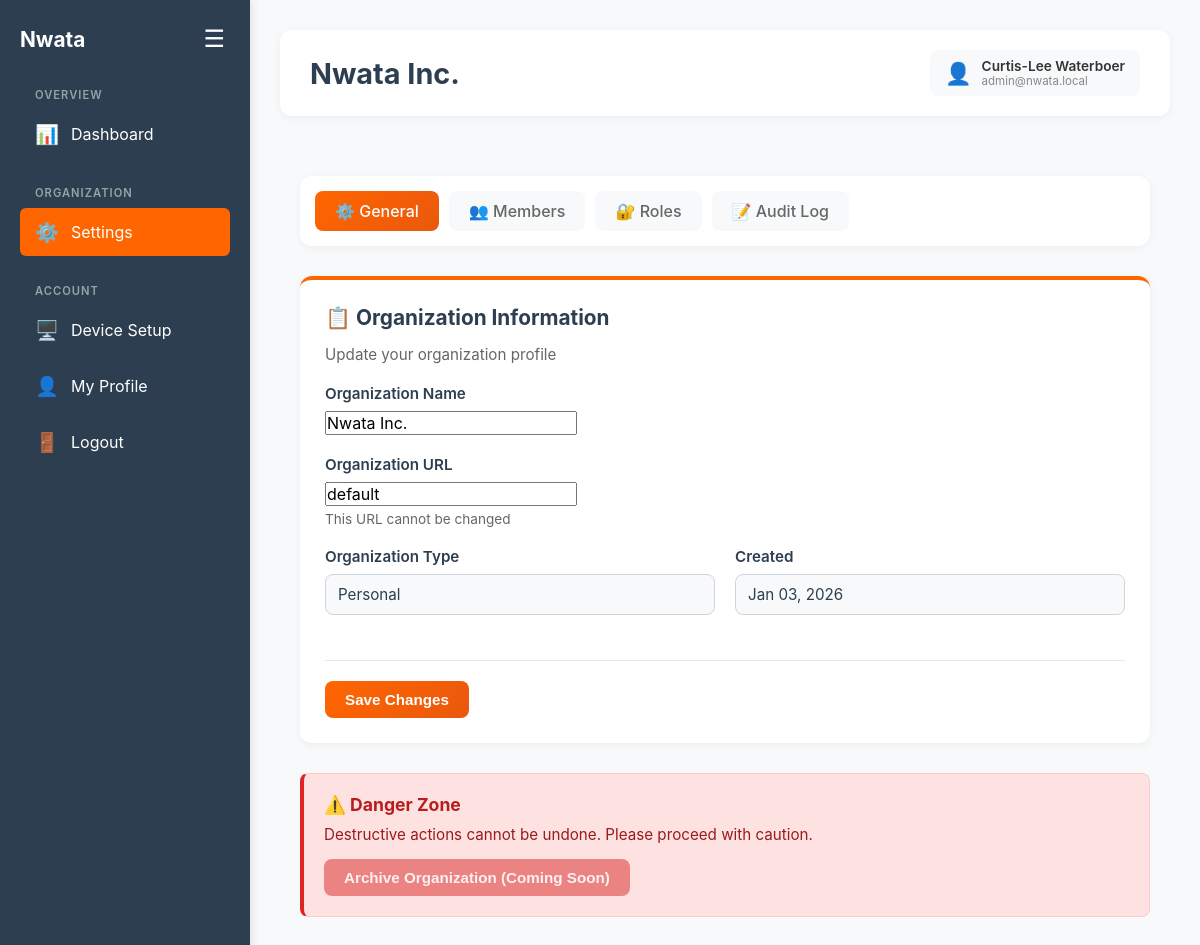
The page /dashboard/org/settings/ (signed in) on the database its author committed.
### api/models.py (models this page shows, shortened)
class Organization(models.Model):
    ORG_TYPE_CHOICES = [
        ('personal', 'Personal'),
        ('team', 'Team'),
    ]
    name = models.CharField(max_length=255)
    subdomain = models.CharField(max_length=100, unique=True)
    organization_type = models.CharField(max_length=20, choices=ORG_TYPE_CHOICES, default='personal')
    created_at = models.DateTimeField(auto_now_add=True)
    class Meta:
        indexes = [
            models.Index(fields=['subdomain']),
            models.Index(fields=['organization_type']),
        ]
    def is_team(self):
        return self.organization_type == 'team'

### dashboard/org_admin_views.py (the view, shortened to what this page needs)
# urls.py: path('org/settings/', org_settings, name='org_settings'),
@login_required
@require_org_admin
@require_http_methods(["GET", "POST"])
def org_settings(request):
    org = request.organization
    if not org:
        messages.error(request, "You are not part of any organization.")
        return redirect('dashboard')
    try:
        nwata_user = NwataUser.objects.get(email=request.user.email)
    except NwataUser.DoesNotExist:
        messages.error(request, "User profile not found.")
        return redirect('dashboard')
    active_tab = request.GET.get('tab', 'general')
    valid_tabs = ['general', 'members', 'departments', 'roles', 'audit']
    if active_tab not in valid_tabs:
        active_tab = 'general'
    context = {
        'org': org,
        'active_tab': active_tab,
        'is_team': org.is_team(),
    }
    if active_tab == 'general' or request.method == 'POST':
        if request.method == 'POST' and 'general-settings' in request.POST:
            form = OrganizationSettingsForm(request.POST, instance=org)
            if form.is_valid():
                form.save()
                AuditLog.objects.create(
                    actor=nwata_user,
                    actor_email=request.user.email,
                    action='org.settings_changed',
                    resource_type='organization',
                    resource_id=org.id,
                    organization=org,
                    changes_before={'name': org.name},
                    changes_after={'name': form.cleaned_data['name']},
                    ip_address=_get_client_ip(request)
                )
                messages.success(request, "Organization settings updated.")
                return redirect(reverse('org_settings') + '?tab=general')
        else:
            form = OrganizationSettingsForm(instance=org)
        context['form'] = form
    if active_tab == 'audit':
        audit_logs = AuditLog.objects.filter(
            organization=org
        ).select_related('actor').order_by('-created_at')[:50]
        context['audit_logs'] = audit_logs
    return render(request, 'dashboard/org_settings.html', context)

### dashboard/forms.py (shortened to what this page needs)
class OrganizationSettingsForm(forms.ModelForm):
    class Meta:
        model = Organization
        fields = ['name', 'subdomain']
        widgets = {
            'name': forms.TextInput(attrs={
                'class': 'w-full bg-gray-800 text-white border border-gray-700 rounded px-3 py-2 focus:outline-none focus:border-orange-500',
                'placeholder': 'Organization name',
            }),
            'subdomain': forms.TextInput(attrs={
                'class': 'w-full bg-gray-800 text-white border border-gray-700 rounded px-3 py-2 focus:outline-none focus:border-orange-500',
                'placeholder': 'org-url',
                'readonly': 'readonly',
            }),
        }
        labels = {
            'name': 'Organization Name',
            'subdomain': 'Organization URL',
        }

### api/permissions.py (called while the page is built)
def get_user_role_in_org(user, organization):
    try:
        user_org_role = UserOrgRole.objects.select_related('role').get(
            user__email=user.email,
            organization=organization,
            state='active'
        )
        return user_org_role.role
    except UserOrgRole.DoesNotExist:
        return None

def is_org_admin(user, organization):
    role = get_user_role_in_org(user, organization)
    return role and role.name in ['owner', 'admin']

### dashboard/templates/dashboard/org_settings.html (shortened to what this page needs)
{% extends "base_dashboard.html" %}
{% load static %}
{% block content %}
<div class="settings-container">
    <div class="settings-tabs">
        <a href="{% url 'org_settings' %}?tab=general"
           class="settings-tab {% if active_tab == 'general' %}active{% endif %}">
            ⚙️ General
        </a>
        <a href="{% url 'org_settings' %}?tab=members"
           class="settings-tab {% if active_tab == 'members' %}active{% endif %}">
            👥 Members
        </a>
        <a href="{% url 'org_settings' %}?tab=roles"
           class="settings-tab {% if active_tab == 'roles' %}active{% endif %}">
            🔐 Roles
        </a>
        <a href="{% url 'org_settings' %}?tab=audit"
           class="settings-tab {% if active_tab == 'audit' %}active{% endif %}">
            📝 Audit Log
        </a>
    </div>
    {% include "dashboard/org_tabs/tab_general.html" %}
</div>
{% endblock %}

### nwata_web/templates/base_dashboard.html (shortened to what this page needs)
<!DOCTYPE html>
<html lang="en">
<head>
</head>
<body>
    <div class="wrapper">
        <div class="sidebar" id="sidebar">
            <div class="sidebar-header">
                <div class="logo">Nwata</div>
                <button class="sidebar-toggle" onclick="toggleSidebar()">☰</button>
            </div>
            <ul class="sidebar-menu">
                <li class="menu-section">Overview</li>
                <li class="menu-item {% if request.resolver_match.url_name == 'dashboard' %}active{% endif %}" onclick="window.location.href=window.dashboardUrl">
                    <span class="menu-icon">📊</span>
                    <span class="menu-label">Dashboard</span>
                </li>
                {% if request.organization %}
                <li class="menu-section">Organization</li>
                <li class="menu-item {% if request.resolver_match.url_name == 'org_settings' %}active{% endif %}" onclick="window.location.href=window.orgSettingsUrl">
                    <span class="menu-icon">⚙️</span>
                    <span class="menu-label">Settings</span>
                </li>
                {% endif %}
                <li class="menu-section">Account</li>
                <li class="menu-item {% if request.resolver_match.url_name == 'device_setup' %}active{% endif %}" onclick="window.location.href=window.deviceSetupUrl">
                    <span class="menu-icon">🖥️</span>
                    <span class="menu-label">Device Setup</span>
                </li>
                <li class="menu-item {% if request.resolver_match.url_name == 'profile' %}active{% endif %}" onclick="window.location.href=window.profileUrl">
                    <span class="menu-icon">👤</span>
                    <span class="menu-label">My Profile</span>
                </li>
                <li class="menu-item" onclick="window.location.href=window.logoutUrl">
                    <span class="menu-icon">🚪</span>
                    <span class="menu-label">Logout</span>
                </li>
            </ul>
        </div>
        <div class="main-content">
            <div class="header">
                <div>
                    <h1>{% if request.organization %}{{ request.organization.name }}{% else %}Nwata{% endif %}</h1>
                </div>
                <div class="header-right">
                    <div class="user-profile">
                        <span class="user-icon">👤</span>
                        <div class="user-info">
                            <div class="user-name">
                                {% if user.first_name or user.last_name %}
                                    {{ user.first_name }} {{ user.last_name }}
                                {% else %}
                                    {{ user.username }}
                                {% endif %}
                            </div>
                            <div class="user-email">{{ user.email }}</div>
                        </div>
                    </div>
                </div>
            </div>
            {% block content %}{% endblock %}
        </div>
    </div>
</body>
</html>

### dashboard/templates/dashboard/org_tabs/tab_general.html (shortened to what this page needs)
{% if active_tab == 'general' %}
<div class="tab-content">
    <div class="settings-card">
        <div class="settings-card-title">📋 Organization Information</div>
        <div class="settings-card-subtitle">Update your organization profile</div>
        <form method="post" class="space-y-4">
            <div class="form-group">
                <label for="{{ form.name.id_for_label }}" class="form-label">{{ form.name.label }}</label>
                {{ form.name }}
            </div>
            <div class="form-group">
                <label for="{{ form.subdomain.id_for_label }}" class="form-label">{{ form.subdomain.label }}</label>
                {{ form.subdomain }}
                <p style="color: #666; font-size: 0.85em; margin-top: 5px;">This URL cannot be changed</p>
            </div>
            <div class="grid-2">
                <div class="form-group">
                    <label class="form-label">Organization Type</label>
                    <div class="form-input" style="background: #f8f9fa; padding: 10px 12px;">
                        {{ org.get_organization_type_display }}
                    </div>
                </div>
                <div class="form-group">
                    <label class="form-label">Created</label>
                    <div class="form-input" style="background: #f8f9fa; padding: 10px 12px;">
                        {{ org.created_at|date:"M d, Y" }}
                    </div>
                </div>
            </div>
            <div style="margin-top: 25px; padding-top: 20px; border-top: 1px solid #e5e7eb;">
                <button type="submit" class="btn btn-primary">
                    Save Changes
                </button>
            </div>
        </form>
    </div>
    <div class="danger-zone">
        <div class="danger-zone-title">⚠️ Danger Zone</div>
        <div class="danger-zone-text">
            Destructive actions cannot be undone. Please proceed with caution.
        </div>
        <button class="btn btn-danger" style="opacity: 0.5; cursor: not-allowed;" disabled>
            Archive Organization (Coming Soon)
        </button>
    </div>
</div>
{% endif %}

### nwata_web/templates/base_dashboard.html (style rules this page uses)
* { margin: 0; padding: 0; box-sizing: border-box; }
body { font-family: -apple-system, BlinkMacSystemFont, 'Segoe UI', Roboto, sans-serif; background: #f8f9fa; color: #333; }
.wrapper { display: flex; min-height: 100vh; }
.sidebar { width: 250px; background: #2c3e50; color: white; padding: 20px; transition: width 0.3s ease; overflow-y: auto; box-shadow: 2px 0 8px rgba(0,0,0,0.1); }
.sidebar-header { display: flex; justify-content: space-between; align-items: center; margin-bottom: 30px; }
.sidebar-toggle { background: none; border: none; color: white; font-size: 1.5em; cursor: pointer; padding: 5px; }
.logo { font-size: 1.3em; font-weight: bold; overflow: hidden; white-space: nowrap; text-overflow: ellipsis; }
.sidebar-menu { list-style: none; }
.menu-section { font-size: 0.7em; text-transform: uppercase; letter-spacing: 1px; color: #95a5a6; padding: 20px 15px 8px 15px; font-weight: 600; }
.menu-section:first-child { padding-top: 0; }
.menu-item { padding: 12px 15px; margin-bottom: 8px; border-radius: 6px; cursor: pointer; transition: background 0.2s; display: flex; align-items: center; gap: 12px; }
.menu-item.active { background: #ff6600; }
.menu-icon { min-width: 24px; font-size: 1.2em; }
.menu-label { overflow: hidden; white-space: nowrap; text-overflow: ellipsis; }
.main-content { flex: 1; padding: 30px; overflow-y: auto; }
.header { background: white; padding: 20px 30px; border-radius: 12px; box-shadow: 0 2px 8px rgba(0,0,0,0.05); margin-bottom: 30px; display: flex; justify-content: space-between; align-items: center; }
.header h1 { font-size: 1.8em; color: #2c3e50; }
.header-right { display: flex; align-items: center; gap: 20px; font-size: 0.9em; color: #666; }
.user-profile { display: flex; align-items: center; gap: 10px; padding: 8px 15px; background: #f8f9fa; border-radius: 8px; cursor: pointer; transition: background 0.2s; }
.user-icon { font-size: 1.5em; }
.user-info { display: flex; flex-direction: column; align-items: flex-start; }
.user-name { font-weight: 600; color: #333; font-size: 0.95em; }
.user-email { font-size: 0.8em; color: #888; }

### dashboard/templates/dashboard/org_settings.html (style rules this page uses)
.settings-container { max-width: 1200px; margin: 0 auto; padding: 30px 20px; }
.settings-tabs { display: flex; gap: 10px; margin-bottom: 30px; background: white; padding: 15px; border-radius: 12px; box-shadow: 0 2px 8px rgba(0,0,0,0.05); overflow-x: auto; }
.settings-tab { padding: 10px 20px; border: none; background: #f8f9fa; color: #666; border-radius: 8px; cursor: pointer; font-weight: 500; transition: all 0.2s; white-space: nowrap; text-decoration: none; display: inline-block; }
.settings-tab.active { background: linear-gradient(135deg, #ff6600 0%, #ea580c 100%); color: white; }
.settings-card { background: white; padding: 25px; border-radius: 12px; box-shadow: 0 2px 8px rgba(0,0,0,0.05); border-top: 4px solid #ff6600; margin-bottom: 20px; }
.settings-card-title { font-size: 1.3em; color: #2c3e50; font-weight: bold; margin-bottom: 15px; display: flex; align-items: center; gap: 10px; }
.settings-card-subtitle { color: #666; margin-bottom: 20px; font-size: 0.95em; }
.form-group { margin-bottom: 20px; }
.form-label { display: block; color: #2c3e50; font-weight: 600; margin-bottom: 8px; font-size: 0.95em; }
.form-input, .form-select, .form-textarea { width: 100%; background-color: white; color: #2c3e50; border: 1px solid #d1d5db; border-radius: 8px; padding: 10px 12px; font-size: 0.95em; transition: all 0.2s; }
.btn { padding: 10px 20px; border: none; border-radius: 8px; font-weight: 600; cursor: pointer; transition: all 0.2s; font-size: 0.95em; text-decoration: none; display: inline-block; }
.btn-primary { background: linear-gradient(135deg, #ff6600 0%, #ea580c 100%); color: white; }
.btn-danger { background: #dc2626; color: white; }
.grid-2 { display: grid; grid-template-columns: repeat(auto-fit, minmax(300px, 1fr)); gap: 20px; margin-bottom: 20px; }
.danger-zone { background: #fee2e2; border: 1px solid #fecaca; border-left: 4px solid #dc2626; padding: 20px; border-radius: 8px; margin-top: 30px; }
.danger-zone-title { color: #b91c1c; font-weight: bold; margin-bottom: 10px; font-size: 1.1em; }
.danger-zone-text { color: #991b1b; margin-bottom: 15px; font-size: 0.95em; }
input[type="email"], input[type="text"], select, textarea { font: inherit; }

### rows shown on the page
Organization: organization.name "Nwata Inc.", name "Nwata Inc.", subdomain "default", organization_type "Personal", created_at "Jan 03, 2026"

### other values the page prints
{{ user.first_name }} "Curtis-Lee"
{{ user.last_name }} "Waterboer"
{{ user.email }} "admin@nwata.local"
